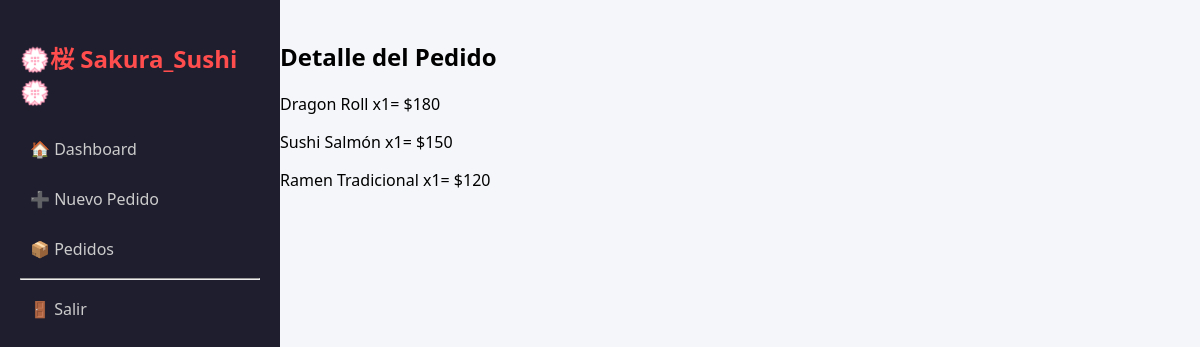
Screenshot of /pedidos/ver.php?id=4 (signed in) with the database file from the repository.
### tables this page shows
CREATE TABLE `pedido_detalle` (
  `id` int(11) NOT NULL,
  `pedido_id` int(11) DEFAULT NULL,
  `platillo_id` int(11) DEFAULT NULL,
  `cantidad` int(11) DEFAULT NULL,
  `precio` decimal(10,2) DEFAULT NULL
);

CREATE TABLE `platillos` (
  `id` int(11) NOT NULL,
  `nombre` varchar(100) DEFAULT NULL,
  `precio` decimal(10,2) DEFAULT NULL,
  `categoria_id` int(11) DEFAULT NULL
);

### pedidos/ver.php (the view, shortened to what this page needs)
<?php include("../conexion.php"); ?>
<?php include("../menu.php"); ?>
<?php
$id = $_GET['id'];
$res = $conn->query("
SELECT d.*, p.nombre
FROM pedido_detalle d
JOIN platillos p ON d.platillo_id = p.id
WHERE d.pedido_id = $id
");
?>
<link rel="stylesheet" href="../assets/css/styles.css">
<div class="main">
<h2>Detalle del Pedido</h2>
<?php while($r = $res->fetch_assoc()){ ?>
<p>
<?php echo $r['nombre']; ?> x<?php echo $r['cantidad']; ?>
= $<?php echo $r['cantidad'] * $r['precio']; ?>
</p>
<?php } ?>
</div>

### assets/css/styles.css (style rules this page uses)
.main { margin-left:260px;padding:20px; }
.main { margin-left:260px; padding:20px; }

### rows the page displays
pedido_detalle: platillo.nombre "Dragon Roll", cantidad "1", $r['cantidad'] * $r['precio'] "180"
pedido_detalle: platillo.nombre "Sushi Salmón", cantidad "1", $r['cantidad'] * $r['precio'] "150"
pedido_detalle: platillo.nombre "Ramen Tradicional", cantidad "1", $r['cantidad'] * $r['precio'] "120"
